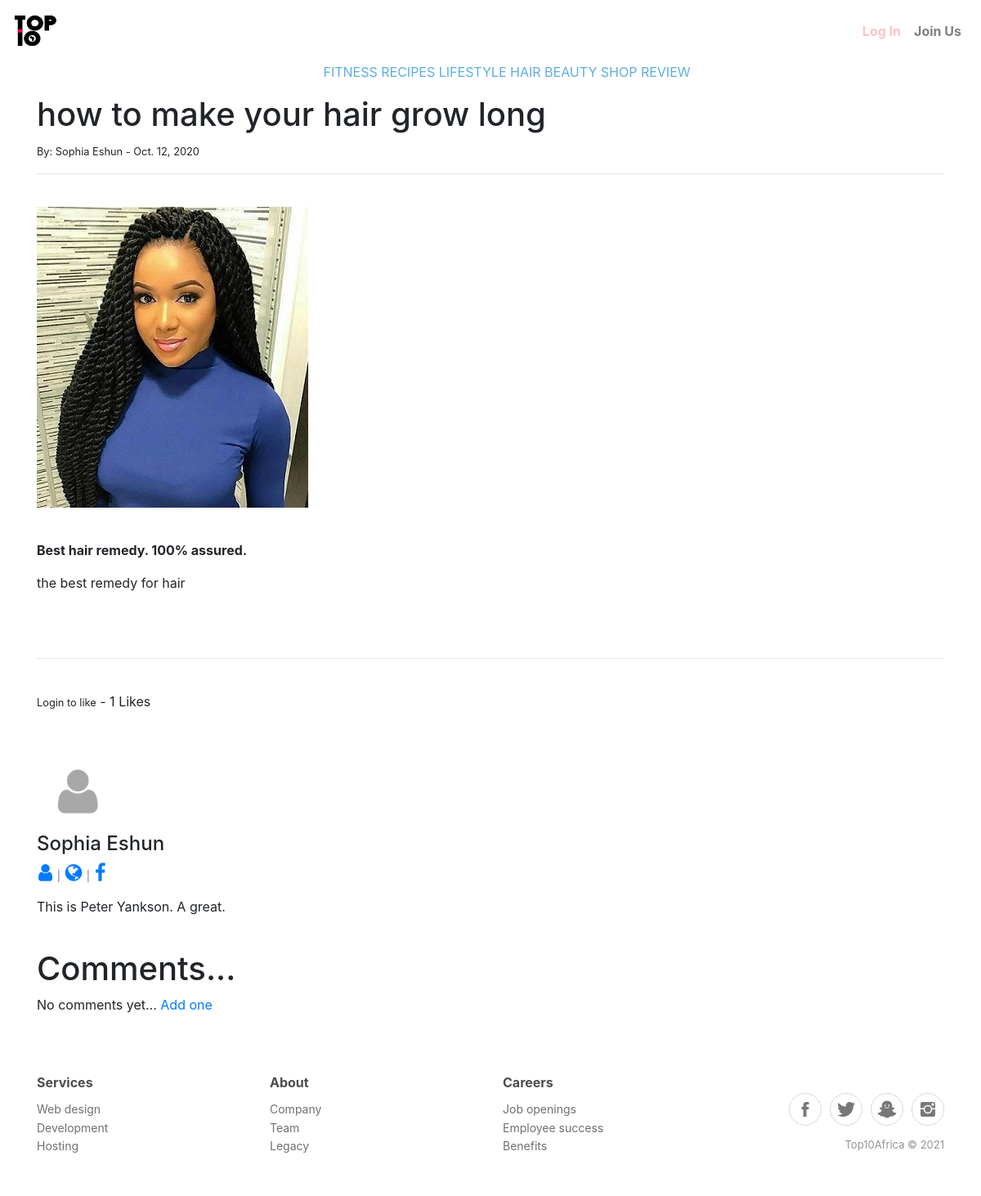
/article/14, run on the app's committed database.
### hblog/models.py (models this page shows, shortened)
class Category(models.Model):
    name = models.CharField(max_length=255)
    def __str__(self):
        return self.name

class Post(models.Model):
    title = models.CharField(max_length=255)
    header_image = models.ImageField(null=True, blank=True, upload_to="images/")
    title_tag = models.CharField(max_length=255, default="Healthy, Hungry, Hair")
    author = models.ForeignKey(User, on_delete = models.CASCADE)
    body = RichTextField(blank=True, null=True)
    post_date = models.DateField(auto_now_add=True)
    category = models.CharField(max_length=255, default="fitness")
    snippet = models.CharField(max_length=255)
    likes = models.ManyToManyField(User, related_name="blog_post")
    def total_likes(self):
        return self.likes.count()

class Profile(models.Model):
    user = models.OneToOneField(User, null=True, on_delete=models.CASCADE)
    bio = models.TextField()
    profile_pic = models.ImageField(null=True, blank=True, upload_to="images/profile/")
    website_url = models.CharField(max_length=255, null=True, blank=True)
    facebook_url = models.CharField(max_length=255, null=True, blank=True)
    twitter_url= models.CharField(max_length=255, null=True, blank=True)
    instagram_url = models.CharField(max_length=255, null=True, blank=True)
    pinterest_url = models.CharField(max_length=255, null=True, blank=True)
    youtube_url = models.CharField(max_length=255, null=True, blank=True)

### hblog/views.py (the view)
# urls.py: path('article/<int:pk>', ArticleDetailView.as_view(), name="article-detail" ),
class ArticleDetailView(DetailView):
    model = Post
    template_name = "article_details.html"
    def get_context_data(self, *args, **kwargs):
        cat_menu = Category.objects.all()
        context = super(ArticleDetailView, self).get_context_data(*args, **kwargs)
        stuff = get_object_or_404(Post, id=self.kwargs['pk'])
        total_likes = stuff.total_likes()
        liked = False
        if stuff.likes.filter(id=self.request.user.id).exists():
            liked = True
        context["cat_menu"] = cat_menu
        context["total_likes"] = total_likes
        context["liked"] = liked
        return context

### hblog/templates/article_details.html (shortened to what this page needs)
{% extends 'base.html' %}
{% load static %}
{% block content %}
<h1>{{post.title}}</h1>
<small>By:
    {{post.author.first_name}}
    {{post.author.last_name}} -
    {{ post.post_date }}
    </small><br>
<hr>
<br>
{% if post.header_image %}
    <img src="{{post.header_image.url}}" >
{% endif %}
<br> <br>
<p>{{post.body|safe}}</p>
<br> <br>
<hr>
<br>
<form action="{% url 'like_post' post.pk %}" method="POST">
{% if user.is_authenticated %}
    {% if liked %}
    <button type="submit" name="post_id" value="{{ post.id }}" class="btn btn-danger btn-sm">Unlike</button>
    {% else %}
    <button type="submit" name="post_id" value="{{ post.id }}" class="btn btn-primary btn-sm">Like</button>
    {% endif %}
{% else %}
<small>Login to like</small>
{% endif %}
    -
    {{ total_likes }} Likes
</form>
<br><br>
{% if post.author.profile.profile_pic %}
    <img src="{{ post.author.profile.profile_pic.url}}" width="100" height="100" class="rounded-circle">
{% else %}
    <img src="{% static 'hhhBlog/images/default_profile_pic.png' %}" width="100" height="100" class="rounded-circle">
{% endif %}
<h4>{{post.author.first_name}}
    {{post.author.last_name}} </h4>
<p class="small text-muted">
    {% if post.author.profile.id %}
        <a href="{% url 'profile_page' post.author.profile.id %}"><i class="fa fa-user" id="social"></i></a>
    {% endif %}
    {% if post.author.profile.website_url %}
         | <a href="{{post.author.profile.website_url}}"><i class="fa fa-globe" id="social"></i></a>
    {% endif %}
    {% if post.author.profile.facebook_url %}
         | <a href="{{post.author.profile.facebook_url}}"><i class="fa fa-facebook" id="social"></i></a>
    {% endif %}
</p>
<p>{{post.author.profile.bio}}</p>
<br>
<h1>Comments...</h1>
{% if not post.comments.all %}
    No comments yet... <a href="{% url 'add_comment' post.pk %}">Add one</a>
{% endif %}
{% endblock %}

### hblog/templates/base.html (shortened to what this page needs)
{% load static %}
<!doctype html>
<html lang="en">
  <head>
    <link rel="stylesheet" href="https://maxcdn.bootstrapcdn.com/bootstrap/4.0.0/css/bootstrap.min.css">
    <link rel="stylesheet" type="text/css" href="{% static 'hhhBlog/css/main.css' %}">
    <link rel="stylesheet" type="text/css" href="{% static 'hhhBlog/css/scondnav.css' %}">
    <link rel="stylesheet" href="{% static 'assets/fonts/ionicons.min.css' %}">
    <link rel="stylesheet" href="{% static 'assets/css/Footer-Clean.css' %}">
    <link rel="stylesheet" href="{% static 'assets/bootstrap/css/bootstrap.min.css' %}">
    <link rel="stylesheet" href="{% static 'assets/fonts/font-awesome.min.css' %}">
    <link rel="stylesheet" href="{% static 'assets/css/styles.css' %}">
  </head>
  <body>
      <nav class="navbar navbar-expand-lg navbar-light bg-transparent">
        <a class="navbar-brand" href="{% url 'home'%}"> <img src="{% static 'hhhBlog/images/toptenafrica.png' %}" width="70" height="50" ></a>
        <ul class="navbar-nav ml-auto" id="hview">
          {% if user.is_authenticated %}
          <li class="nav-item dropdown" id="hlview">
            <a class="nav-link dropdown-toggle" href="#" id="navbarDropdown" role="button" data-toggle="dropdown" aria-haspopup="true" aria-expanded="false">
              <!-- {% if user.profile.profile_pic %}
                <img src="{{ user.profile.profile_pic.url}}" width="50" height="50" class="rounded-circle">
              {% else %}
                <img src="{% static 'hhhBlog/images/default_profile_pic.png' %}" width="50" height="50" class="rounded-circle">
              {% endif %} -->
              {{user.first_name}} {{user.last_name}}
            </a>
            <div class="dropdown-menu dropdown-menu-right" aria-labelledby="navbarDropdown">
              <a class="dropdown-item" href="{% url 'edit_profile' %}">Edit Settings</a>
              {% if user.profile.id %}
                <a class="dropdown-item" href="{% url 'edit_profile_page' user.profile.id %}">Edit Profile page</a>
                <a class="dropdown-item" href="{% url 'profile_page' user.profile.id %}">Show Profile</a>
              {% else %}
                <a class="dropdown-item" href="{% url 'create_profile_page' %}">Create Profile page</a>
              {% endif %}
              <a class="dropdown-item" href="{% url 'logout' %}">Logout</a>
            </div>
          </li>
          {% if user.is_staff %}
          <li class="nav-item">
            <a class="nav-link"  href="{% url 'add_post' %}">Add Post</a>
          </li>
          <li class="nav-item">
            <a class="nav-link" href="{% url 'add_category' %}">Add Category</a>
          </li>
          {% endif %}
        {% else %}
        <a class="nav-link" href="{% url 'login' %}">
          <li class="subscribe">
          <b>Log In</b>
          </li></a>
        <a class="nav-link" href="{% url 'register' %}">
          <li id="hlview">
          <b>Join Us  </b>
          </li></a>
        {% endif %}
        </ul>
      </nav>
    <div class="container">
      <div class="row">
        <div class="col-md-12">
          <ul class="align-self-center" id="cat">
            {% if cat_menu %}
              {% for item in cat_menu %}
              <a href="{% url 'category' item|slugify %}"><li class="catlist">{{ item|upper }}</li></a>
              {% endfor %}
            {% else %}
            <a href="{% url 'category_list' %}"><li class="catlist">CATEGORIES</li></a>
            {% endif %}
            <a href="shop.html"><li class="catlist">SHOP</li></a>
            <a href="review.html"><li class="catlist">REVIEW</li></a>
          </ul>
        </div>
      </div>
      {% block content %}
      {% endblock %}
    </div>
    <br>
    <div class="footer-clean">
      <footer>
          <div class="container">
              <div class="row justify-content-center">
                  <div class="col-sm-4 col-md-3 item">
                      <h3>Services</h3>
                      <ul>
                          <li><a href="#">Web design</a></li>
                          <li><a href="#">Development</a></li>
                          <li><a href="#">Hosting</a></li>
                      </ul>
                  </div>
                  <div class="col-sm-4 col-md-3 item">
                      <h3>About</h3>
                      <ul>
                          <li><a href="#">Company</a></li>
                          <li><a href="#">Team</a></li>
                          <li><a href="#">Legacy</a></li>
                      </ul>
                  </div>
                  <div class="col-sm-4 col-md-3 item">
                      <h3>Careers</h3>
                      <ul>
                          <li><a href="#">Job openings</a></li>
                          <li><a href="#">Employee success</a></li>
                          <li><a href="#">Benefits</a></li>
                      </ul>
                  </div>
                  <div class="col-lg-3 item social"><a href="#"><i class="icon ion-social-facebook"></i></a><a href="#"><i class="icon ion-social-twitter"></i></a><a href="#"><i class="icon ion-social-snapchat"></i></a><a href="#"><i class="icon ion-social-instagram"></i></a>
                      <p class="copyright">Top10Africa © 2021</p>
                  </div>
              </div>
          </div>
      </footer>
  </div>
  </body>
</html>

### static/hhhBlog/css/main.css (style rules this page uses)
* { box-sizing: border-box; }
body { margin: 0; font-family: Arial, Helvetica, sans-serif; }

### static/hhhBlog/css/scondnav.css (style rules this page uses)
* { box-sizing: border-box; }
body { margin: 0; font-family: Arial, Helvetica, sans-serif; }

### static/assets/css/Footer-Clean.css (style rules this page uses)
.footer-clean { padding:50px 0; background-color:#fff; color:#4b4c4d; }
.footer-clean h3 { margin-top:0; margin-bottom:12px; font-weight:bold; font-size:16px; }
.footer-clean ul { padding:0; list-style:none; line-height:1.6; font-size:14px; margin-bottom:0; }
.footer-clean ul a { color:inherit; text-decoration:none; opacity:0.8; }
.footer-clean .item.social { text-align:right; }
.footer-clean .item.social > a { font-size:24px; width:40px; height:40px; line-height:40px; display:inline-block; text-align:center; border-radius:50%; border:1px solid #ccc; margin-left:10px; margin-top:22px; color:inherit; opacity:0.75; }
.footer-clean .copyright { margin-top:14px; margin-bottom:0; font-size:13px; opacity:0.6; }

### static/assets/css/styles.css (style rules this page uses)
.subscribe { color: #ffc0cb }
.align-self-center { text-align:center; }
#social { margin-right:2px; margin-left:2px; font-size:24px; }
#hlview { display:inline-block; text-decoration:none; }
#cat { list-style:none; }
.catlist { display:inline-block; color:#5DADE2; }
a { text-decoration: none; }

### data on the page
Category: name "FITNESS"
Category: name "RECIPES"
Category: name "LIFESTYLE"
Category: name "HAIR BEAUTY"
Post: title "how to make your hair grow long", author.first_name "Sophia", author.last_name "Eshun", post_date "Oct. 12, 2020", header_image (picture), body "Best hair remedy. 100% assured. the best remedy for hair", author.profile.bio "This is Peter Yankson. A great."

### other printed values
{{ total_likes }} "1"
